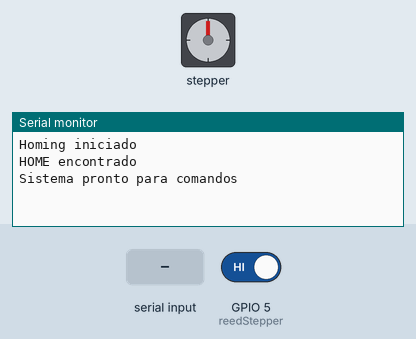
Recording of a sketch running on a simulated ESP32. Shown: stepper motor, the last lines printed to the serial monitor. Wiring (inferred from the names in the program): stepper motor driver (200 steps per turn assumed): step GPIO 32; direction GPIO 33; enable GPIO 14. Inputs (shaded band) come from the test bench; at power-on: GPIO 5 (reedStepper) HIGH.

Above: at 1.2 s.
1.3 s: "90,45\n" received over Serial
At 2.0 s:
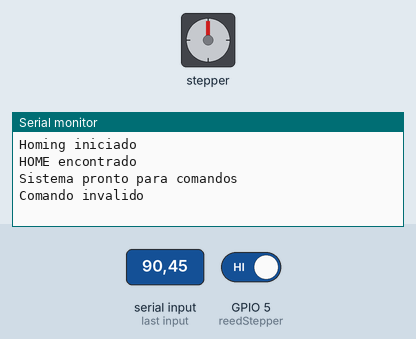
2.8 s: "R90\n" received over Serial
At 3.2 s:
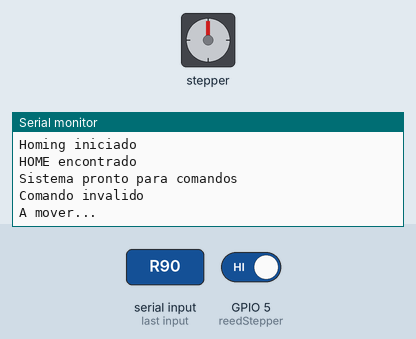
5.8 s: "V90\n" received over Serial
At 6.7 s:
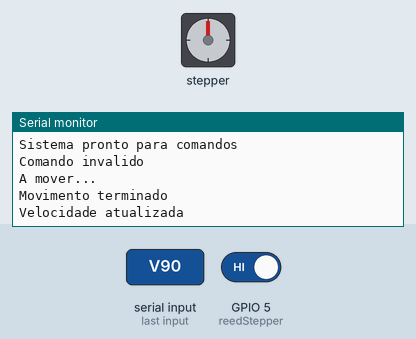

Measured:
- after the input at 1.3 s, the serial monitor: prints a new line at once (image 1)
- after the input at 2.8 s, the serial monitor: prints a new line at once (image 2)
- after the input at 5.8 s, the serial monitor: prints a new line at once (image 3)

The sketch:

homing_stepper_red.ino
```cpp
// Pinos
const byte directionPin = 33;
const byte enablePin    = 14;
const byte stepPin      = 32;
const byte reedStepper  = 5;   // INPUT_PULLUP

// Motor/Redutor
const int stepsPerRev = 200;
const float gearRatio = 20.0;

// Homing
const bool HOMING_DIR = LOW;      // direção onde está o reed
const float HOMING_RPM = 5.0;
const float HOMING_MAX_DEG = 360.0;

// ===== UTILIZADOR =====
float RPM_output = 10.0;

// Datasheet
const int pulseWidthMicros = 5;

//Variables
unsigned long microsBetweenStepsLow;

void updateSpeed(float rpm_out)
{
  float RPM_motor = rpm_out * gearRatio;
  float stepsPerSecond = (RPM_motor / 60.0) * stepsPerRev;
  float periodMicros = 1e6 / stepsPerSecond;

  microsBetweenStepsLow = periodMicros - pulseWidthMicros;
  if (microsBetweenStepsLow < 1) microsBetweenStepsLow = 1;
}

void doStep()
{
  digitalWrite(stepPin, HIGH);
  delayMicroseconds(pulseWidthMicros);
  digitalWrite(stepPin, LOW);
  delayMicroseconds(microsBetweenStepsLow);
}

// Homing process
bool doHoming()
{
  Serial.println("Homing iniciado");
  updateSpeed(HOMING_RPM);

  int maxSteps = round(HOMING_MAX_DEG * (stepsPerRev / 360.0) * gearRatio);

  // Procura homing
  digitalWrite(directionPin, HOMING_DIR);
  for (int i = 0; i < maxSteps; i++)
  {
    if (digitalRead(reedStepper) == HIGH)
    {
      Serial.println("HOME encontrado");
      return true;
    }
    doStep();
  }

  // Não encontrou, volta para trás
  Serial.println("Home nao encontrado, a voltar...");
  digitalWrite(directionPin, !HOMING_DIR);

  for (int i = 0; i < maxSteps; i++)
  {
    doStep();
  }

  Serial.println("Falha no homing");
  return false;
}

void setup()
{
  Serial.begin(115200);

  pinMode(enablePin, OUTPUT);
  pinMode(directionPin, OUTPUT);
  pinMode(stepPin, OUTPUT);
  pinMode(reedStepper, INPUT_PULLUP);

  digitalWrite(enablePin, HIGH);

  if (!doHoming())
  {
    Serial.println("ATENCAO: homing falhou");
  }

  updateSpeed(RPM_output);
  Serial.println("Sistema pronto para comandos");
}

void loop()
{
  if (!Serial.available()) return;

  String cmd = Serial.readStringUntil('\n');
  cmd.trim();
  cmd.toUpperCase();

  // R<angulo>
  if (cmd.startsWith("R"))
  {
    float deg = cmd.substring(1).toFloat();
    int steps = round(abs(deg) * (stepsPerRev / 360.0) * gearRatio);

    bool dir = (deg >= 0) ? HIGH : LOW;
    digitalWrite(directionPin, dir);

    Serial.println("A mover...");

    for (int i = 0; i < steps; i++)
    {
      if (digitalRead(reedStepper) == HIGH && dir == LOW )
      {
        Serial.println("REED ATIVO — PAROU");
        break;
      }
      doStep();
    }

    Serial.println("Movimento terminado");
  }

  // Vxx
  else if (cmd.startsWith("V"))
  {
    RPM_output = cmd.substring(1).toFloat();
    updateSpeed(RPM_output);
    Serial.println("Velocidade atualizada");
  }


  else
  {
    Serial.println("Comando invalido");
  }
}
```
